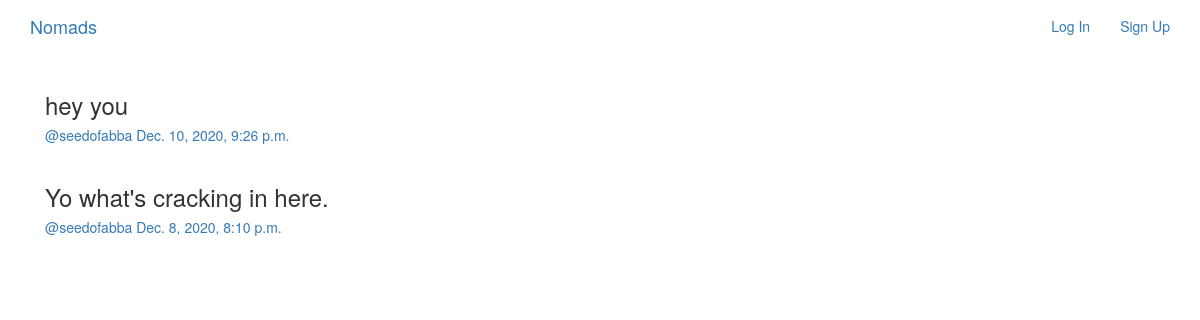
/posts/, run on the app's committed database.
### posts/models.py (models this page shows, shortened)
class Post(models.Model):
    user = models.ForeignKey(User, on_delete=models.CASCADE, related_name='posts')
    created_at = models.DateTimeField(auto_now=True)
    message = models.TextField()
    message_html = models.TextField(editable=False)
    group = models.ForeignKey(Group, on_delete=models.CASCADE, related_name='posts')
    class Meta:
        ordering = ['-created_at']
        unique_together = ['user', 'message']

### posts/views.py (the view)
class PostList(SelectRelatedMixin,generic.ListView):
    model = models.Post
    select_related = ('user', 'group')

### posts/templates/posts/post_list.html (shortened to what this page needs)
{% extends "posts/post_base.html" %}
{% load humanize %}
{% block post_content %}
<div class="col-md-8">
	{% for post in post_list %}
  {% include "posts/_post.html" %}
	{% endfor %}
</div>
{% endblock %}

### posts/templates/posts/_post.html (shortened to what this page needs)
<div class="post media">
    <h3>{{post.message_html|safe}}</h3>
    <div class="media-body">
        <h5 class="media-heading">
        <span class="username">
            <a href="{% url 'posts:for_user' username=post.user.username %}">@{{post.user.username}}</a>
        </span>
        <time class="time">
        <a href="{% url 'posts:single' username=post.user.username pk=post.pk%}">{{post.created_at}}</a>
        </h5>
    </div>
</div>

### data on the page
Post: message_html "hey you", user.username "seedofabba", created_at "Dec. 10, 2020, 9:26 p.m."
Post: message_html "Yo what's cracking in here.", user.username "seedofabba", created_at "Dec. 8, 2020, 8:10 p.m."
